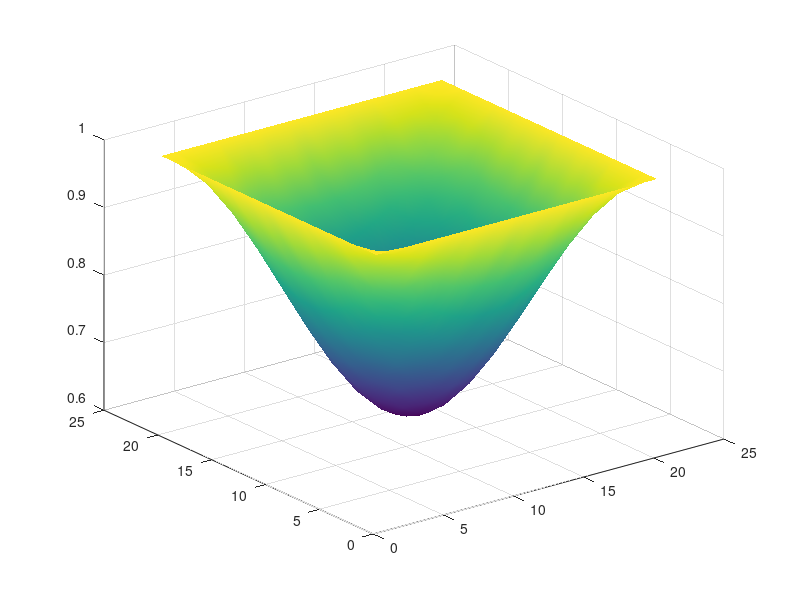

This figure's MATLAB source: (Note: this script raises an error after producing the figure.)
% Auto-generated MATLAB script
field = [ ...
    1.00000000E+00   1.00000000E+00   1.00000000E+00   1.00000000E+00   1.00000000E+00   1.00000000E+00   1.00000000E+00   1.00000000E+00   1.00000000E+00   1.00000000E+00   1.00000000E+00   1.00000000E+00   1.00000000E+00   1.00000000E+00   1.00000000E+00   1.00000000E+00   1.00000000E+00   1.00000000E+00   1.00000000E+00   1.00000000E+00   1.00000000E+00; ...
    1.00000000E+00   9.91023515E-01   9.82273466E-01   9.73964235E-01   9.66308855E-01   9.59486170E-01   9.53673586E-01   9.48997256E-01   9.45583277E-01   9.43495675E-01   9.42800239E-01   9.43495675E-01   9.45583277E-01   9.48997256E-01   9.53673586E-01   9.59486170E-01   9.66308855E-01   9.73964235E-01   9.82273466E-01   9.91023515E-01   1.00000000E+00; ...
    1.00000000E+00   9.82273466E-01   9.64988522E-01   9.48585216E-01   9.33457035E-01   9.19994246E-01   9.08501335E-01   8.99280933E-01   8.92522338E-01   8.88416497E-01   8.87025625E-01   8.88416497E-01   8.92522338E-01   8.99280933E-01   9.08501335E-01   9.19994246E-01   9.33457035E-01   9.48585216E-01   9.64988522E-01   9.82273466E-01   1.00000000E+00; ...
    1.00000000E+00   9.73964235E-01   9.48585216E-01   9.24484807E-01   9.02280799E-01   8.82492052E-01   8.65632959E-01   8.52069606E-01   8.42167515E-01   8.36112614E-01   8.34095486E-01   8.36112614E-01   8.42167515E-01   8.52069606E-01   8.65632959E-01   8.82492052E-01   9.02280799E-01   9.24484807E-01   9.48585216E-01   9.73964235E-01   1.00000000E+00; ...
    1.00000000E+00   9.66308855E-01   9.33457035E-01   9.02280799E-01   8.73528178E-01   8.47940687E-01   8.26097312E-01   8.08572905E-01   7.95727609E-01   7.87923937E-01   7.85280553E-01   7.87923937E-01   7.95727609E-01   8.08572905E-01   8.26097312E-01   8.47940687E-01   8.73528178E-01   9.02280799E-01   9.33457035E-01   9.66308855E-01   1.00000000E+00; ...
    1.00000000E+00   9.59486170E-01   9.19994246E-01   8.82492052E-01   8.47940687E-01   8.17147861E-01   7.90913613E-01   7.69808059E-01   7.54399463E-01   7.44977697E-01   7.41838731E-01   7.44977697E-01   7.54399463E-01   7.69808059E-01   7.90913613E-01   8.17147861E-01   8.47940687E-01   8.82492052E-01   9.19994246E-01   9.59486170E-01   1.00000000E+00; ...
    1.00000000E+00   9.53673586E-01   9.08501335E-01   8.65632959E-01   8.26097312E-01   7.90913613E-01   7.60878460E-01   7.36781728E-01   7.19119244E-01   7.08388794E-01   7.04754248E-01   7.08388794E-01   7.19119244E-01   7.36781728E-01   7.60878460E-01   7.90913613E-01   8.26097312E-01   8.65632959E-01   9.08501335E-01   9.53673586E-01   1.00000000E+00; ...
    1.00000000E+00   9.48997256E-01   8.99280933E-01   8.52069606E-01   8.08572905E-01   7.69808059E-01   7.36781728E-01   7.10212211E-01   6.90814230E-01   6.78953406E-01   6.75001588E-01   6.78953406E-01   6.90814230E-01   7.10212211E-01   7.36781728E-01   7.69808059E-01   8.08572905E-01   8.52069606E-01   8.99280933E-01   9.48997256E-01   1.00000000E+00; ...
    1.00000000E+00   9.45583277E-01   8.92522338E-01   8.42167515E-01   7.95727609E-01   7.54399463E-01   7.19119244E-01   6.90814230E-01   6.70067425E-01   6.57462898E-01   6.53193809E-01   6.57462898E-01   6.70067425E-01   6.90814230E-01   7.19119244E-01   7.54399463E-01   7.95727609E-01   8.42167515E-01   8.92522338E-01   9.45583277E-01   1.00000000E+00; ...
    1.00000000E+00   9.43495675E-01   8.88416497E-01   8.36112614E-01   7.87923937E-01   7.44977697E-01   7.08388794E-01   6.78953406E-01   6.57462898E-01   6.44322811E-01   6.39944591E-01   6.44322811E-01   6.57462898E-01   6.78953406E-01   7.08388794E-01   7.44977697E-01   7.87923937E-01   8.36112614E-01   8.88416497E-01   9.43495675E-01   1.00000000E+00; ...
    1.00000000E+00   9.42800239E-01   8.87025625E-01   8.34095486E-01   7.85280553E-01   7.41838731E-01   7.04754248E-01   6.75001588E-01   6.53193809E-01   6.39944591E-01   6.35457241E-01   6.39944591E-01   6.53193809E-01   6.75001588E-01   7.04754248E-01   7.41838731E-01   7.85280553E-01   8.34095486E-01   8.87025625E-01   9.42800239E-01   1.00000000E+00; ...
    1.00000000E+00   9.43495675E-01   8.88416497E-01   8.36112614E-01   7.87923937E-01   7.44977697E-01   7.08388794E-01   6.78953406E-01   6.57462898E-01   6.44322811E-01   6.39944591E-01   6.44322811E-01   6.57462898E-01   6.78953406E-01   7.08388794E-01   7.44977697E-01   7.87923937E-01   8.36112614E-01   8.88416497E-01   9.43495675E-01   1.00000000E+00; ...
    1.00000000E+00   9.45583277E-01   8.92522338E-01   8.42167515E-01   7.95727609E-01   7.54399463E-01   7.19119244E-01   6.90814230E-01   6.70067425E-01   6.57462898E-01   6.53193809E-01   6.57462898E-01   6.70067425E-01   6.90814230E-01   7.19119244E-01   7.54399463E-01   7.95727609E-01   8.42167515E-01   8.92522338E-01   9.45583277E-01   1.00000000E+00; ...
    1.00000000E+00   9.48997256E-01   8.99280933E-01   8.52069606E-01   8.08572905E-01   7.69808059E-01   7.36781728E-01   7.10212211E-01   6.90814230E-01   6.78953406E-01   6.75001588E-01   6.78953406E-01   6.90814230E-01   7.10212211E-01   7.36781728E-01   7.69808059E-01   8.08572905E-01   8.52069606E-01   8.99280933E-01   9.48997256E-01   1.00000000E+00; ...
    1.00000000E+00   9.53673586E-01   9.08501335E-01   8.65632959E-01   8.26097312E-01   7.90913613E-01   7.60878460E-01   7.36781728E-01   7.19119244E-01   7.08388794E-01   7.04754248E-01   7.08388794E-01   7.19119244E-01   7.36781728E-01   7.60878460E-01   7.90913613E-01   8.26097312E-01   8.65632959E-01   9.08501335E-01   9.53673586E-01   1.00000000E+00; ...
    1.00000000E+00   9.59486170E-01   9.19994246E-01   8.82492052E-01   8.47940687E-01   8.17147861E-01   7.90913613E-01   7.69808059E-01   7.54399463E-01   7.44977697E-01   7.41838731E-01   7.44977697E-01   7.54399463E-01   7.69808059E-01   7.90913613E-01   8.17147861E-01   8.47940687E-01   8.82492052E-01   9.19994246E-01   9.59486170E-01   1.00000000E+00; ...
    1.00000000E+00   9.66308855E-01   9.33457035E-01   9.02280799E-01   8.73528178E-01   8.47940687E-01   8.26097312E-01   8.08572905E-01   7.95727609E-01   7.87923937E-01   7.85280553E-01   7.87923937E-01   7.95727609E-01   8.08572905E-01   8.26097312E-01   8.47940687E-01   8.73528178E-01   9.02280799E-01   9.33457035E-01   9.66308855E-01   1.00000000E+00; ...
    1.00000000E+00   9.73964235E-01   9.48585216E-01   9.24484807E-01   9.02280799E-01   8.82492052E-01   8.65632959E-01   8.52069606E-01   8.42167515E-01   8.36112614E-01   8.34095486E-01   8.36112614E-01   8.42167515E-01   8.52069606E-01   8.65632959E-01   8.82492052E-01   9.02280799E-01   9.24484807E-01   9.48585216E-01   9.73964235E-01   1.00000000E+00; ...
    1.00000000E+00   9.82273466E-01   9.64988522E-01   9.48585216E-01   9.33457035E-01   9.19994246E-01   9.08501335E-01   8.99280933E-01   8.92522338E-01   8.88416497E-01   8.87025625E-01   8.88416497E-01   8.92522338E-01   8.99280933E-01   9.08501335E-01   9.19994246E-01   9.33457035E-01   9.48585216E-01   9.64988522E-01   9.82273466E-01   1.00000000E+00; ...
    1.00000000E+00   9.91023515E-01   9.82273466E-01   9.73964235E-01   9.66308855E-01   9.59486170E-01   9.53673586E-01   9.48997256E-01   9.45583277E-01   9.43495675E-01   9.42800239E-01   9.43495675E-01   9.45583277E-01   9.48997256E-01   9.53673586E-01   9.59486170E-01   9.66308855E-01   9.73964235E-01   9.82273466E-01   9.91023515E-01   1.00000000E+00; ...
    1.00000000E+00   1.00000000E+00   1.00000000E+00   1.00000000E+00   1.00000000E+00   1.00000000E+00   1.00000000E+00   1.00000000E+00   1.00000000E+00   1.00000000E+00   1.00000000E+00   1.00000000E+00   1.00000000E+00   1.00000000E+00   1.00000000E+00   1.00000000E+00   1.00000000E+00   1.00000000E+00   1.00000000E+00   1.00000000E+00   1.00000000E+00 ];

% Surface plot (auto-generated)
[ny, nx] = size(field);
[X, Y] = meshgrid(1:nx, 1:ny);
fig = figure('Color','w');
ax = axes('Parent', fig);
h = surf(ax, X, Y, field);
shading(ax, 'interp');
colormap(ax, parula);
cb = colorbar(ax);
cb.Label.String = 'field value';
grid(ax, 'on');
box(ax, 'on');
axis(ax, 'tight');
view(ax, 45, 30);
xlabel(ax, 'i (x index)');
ylabel(ax, 'j (y index)');
zlabel(ax, 'field');
title(ax, sprintf('field (%d x %d)', ny, nx));
set(ax, 'FontSize', 12, 'LineWidth', 1);
set(h, 'EdgeColor', 'k');
drawnow;
